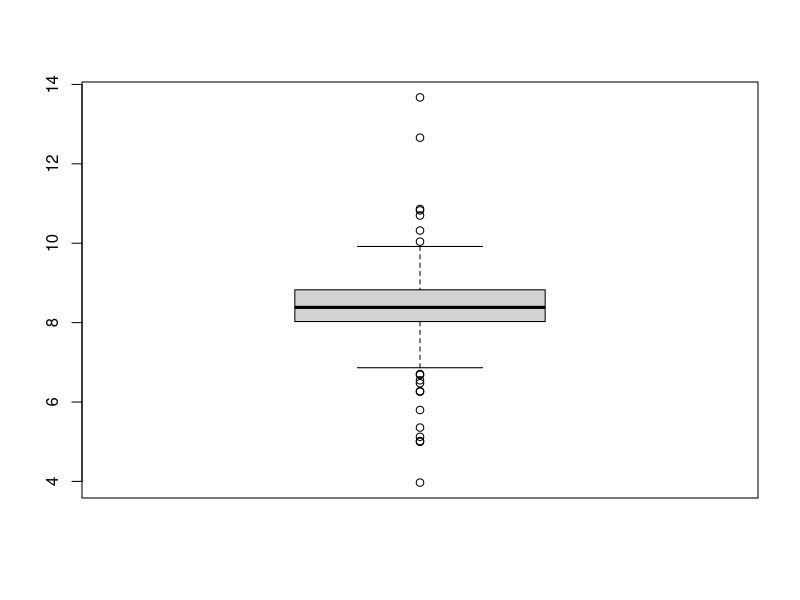

The R script that drew this image:
# setwd("~/Documents/@Grad School/@SMU/@Term 1 Courses/Doing Data Science/Week11/DDS_Case_Study_2/qn_code_and_plots")
# setwd("~/Documents/@Grad School/@SMU/@Term 1 Courses/Doing Data Science/Week11/DDS_Case_Study_2/data")


well_data <- read.csv("deo_well_data.csv", stringsAsFactors = FALSE)
registry_data <- read.csv("fracfocus_registry_texas.csv", stringsAsFactors = FALSE)

well_data$FirstProd <- as.Date(well_data$FirstProd, "%m/%d/%Y")
well_data$Oil_PkNorm_PerK_6mo <- as.numeric(well_data$Oil_PkNorm_PerK_6mo)


peak_performance_wells <- subset(well_data, !is.na(well_data$Oil_PkNorm_PerK_6mo))

boxplot(log(peak_performance_wells$Oil_PkNorm_PerK_6mo))
